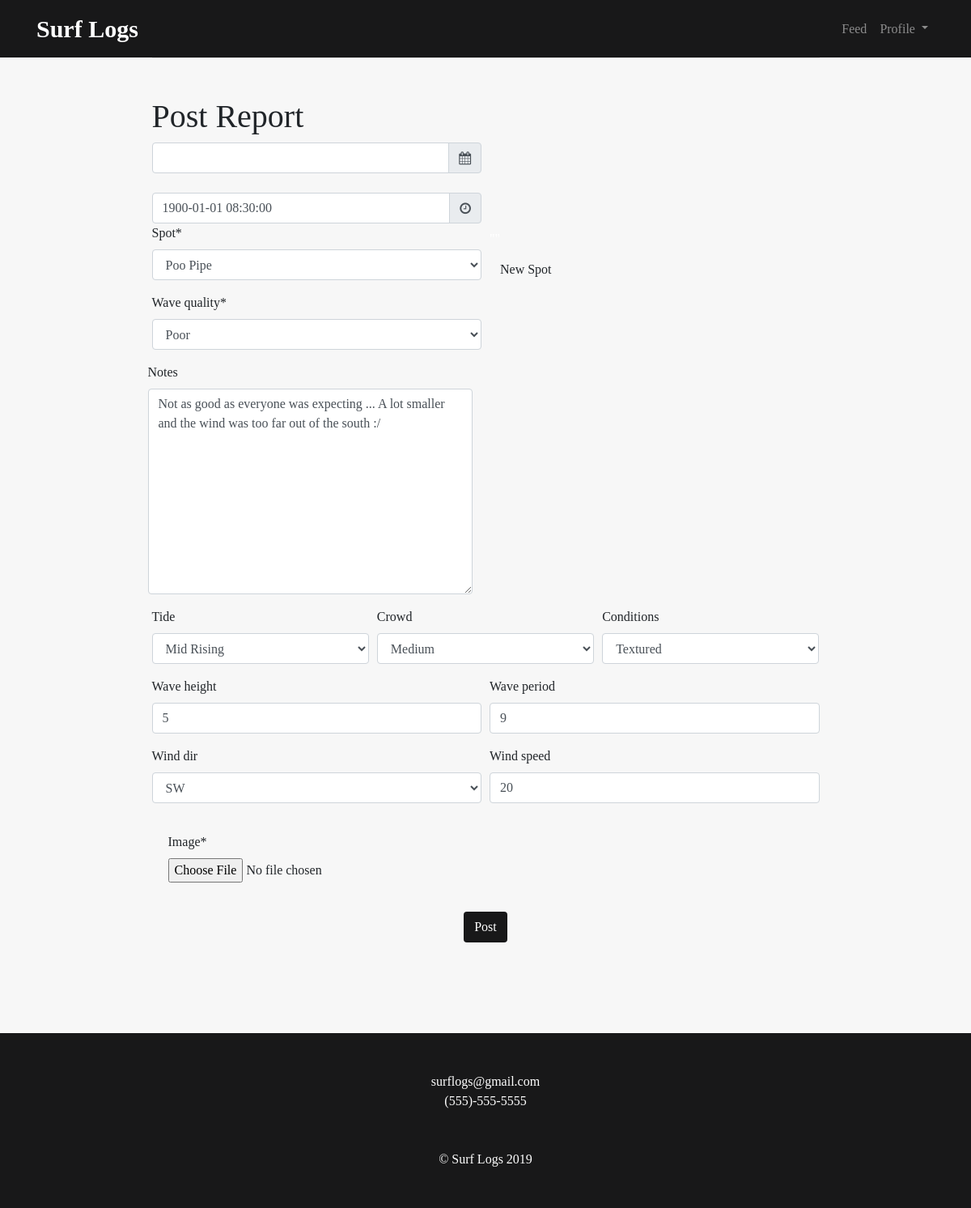
Screenshot of /edit_report/1 (signed in) with the database file from the repository.
### logs/models.py (models this page shows, shortened)
class Report(models.Model):
    report_id =    models.AutoField(primary_key=True)
    date =         models.DateTimeField('date',default=timezone.now)
    time =         models.TimeField('time',default=timezone.now)
    spot =         models.ForeignKey(Spot, on_delete=models.CASCADE)
    user =         models.ForeignKey(User, on_delete=models.CASCADE)
    wave_data =    models.ForeignKey(Wave_Data, on_delete=models.CASCADE)
    notes =        models.TextField(max_length=500, blank=True)
    wave_quality = models.CharField(max_length=200)

class Wave_Data(models.Model):
    wave_data_id =  models.AutoField(primary_key=True)
    date =          models.DateField('date', default=timezone.now)
    time =          models.TimeField('time', default=timezone.now)
    spot =          models.ForeignKey(Spot, on_delete=models.CASCADE, default=1)
    tide =          models.CharField(max_length=200)
    crowd =         models.CharField(max_length=200)
    wind_dir =      models.CharField(max_length=200)
    wave_height =   models.IntegerField(default=0)
    wave_period =   models.CharField(max_length=200)
    wind_speed =    models.CharField(max_length=200)
    conditions =    models.CharField(max_length=200)

### logs/views.py (the view)
# urls.py: path('edit_report/<int:report_id>', views.edit_report, name='edit_report'),
def edit_report(request, report_id):
    report = get_object_or_404(Report, pk=report_id)
    errors = ''
    if request.user and request.user.username != '':
        user = request.user
    else:
        return redirect('logs:signin')
    if user:
        if request.method == 'POST':
            report_post_form = ReportForm(request.POST, instance=report)
            wave_data_form = WaveDataForm(request.POST, instance=report.wave_data)
            new_spot_form = NewSpotForm(request.POST)
            image_form = ImageUploadForm(request.POST, request.FILES)
            if report_post_form.is_valid() and wave_data_form.is_valid() and image_form.is_valid():
                report = report_post_form.save(commit=False)
                wave_data = wave_data_form.save(commit=False)
                photo = image_form.save()
                wave_data.spot = report.spot
                wave_data.date = report.date
                wave_data.time = report.time
                report.user = user
                wave_data.save()
                report.wave_data = wave_data
                report.save()
                photo.referencing_id = report.report_id
                photo.save()
                return redirect('logs:report', report.report_id)
            else:
                errors = [
                        report_post_form.errors,
                        wave_data_form.errors,
                        image_form.errors
                ]
        else:
            report_post_form = ReportForm(instance=report)
            wave_data_form = WaveDataForm(instance=report.wave_data)
            new_spot_form = NewSpotForm()
            image_form = ImageUploadForm()
    else:
        return redirect('logs:signin')
    context = {
        'user':user,
        'type':"Edit",
        'report_post_form':report_post_form,
        'wave_data_form':wave_data_form,
        'new_spot_form':new_spot_form,
        'image_form':image_form,
        'errors':errors
    }
    return render(request, 'logs/post_report.html', context)

### logs/forms.py
class ReportForm(ModelForm):
    wave_quality = forms.ChoiceField(choices=WAVE_QUALITY)
    class Meta:
        model = Report
        fields = (
            'date',
            'time',
            'spot',
            'wave_quality',
            'notes'
        )
        widgets = {
            'date': forms.DateTimeInput(
                attrs={
                    'class': 'form-control datetimepicker-input',
                    'data-target': '#datetimepicker2'
                    }
            ),
            'time': forms.DateTimeInput(
                attrs={
                    'class': 'form-control datetimepicker-input',
                    'data-target': '#datetimepicker3'
                    }
            )
        }

class WaveDataForm(ModelForm):
    tide =          forms.ChoiceField(choices=TIDES,required=False)
    crowd =         forms.ChoiceField(choices=CROWDS,required=False)
    wind_dir =      forms.ChoiceField(choices=DIRECTIONS,required=False)
    wave_height =   forms.IntegerField(required=False)
    wave_period =   forms.CharField(required=False)
    wind_speed =    forms.CharField(required=False)
    conditions =    forms.ChoiceField(choices=CONDITIONS,required=False)
    class Meta:
        model = Wave_Data
        fields = (
            'tide',
            'crowd',
            'wind_dir',
            'wave_height',
            'wave_period',
            'wind_speed',
            'conditions',
            'spot'
        )

### logs/models.py (called while the page is built)
    def __str__(self):
        return self.name

### logs/templates/logs/post_report.html (shortened to what this page needs)
{% extends 'base.html' %}
{% load static %}
{% load crispy_forms_tags %}
{% block content %}
<h1 class="mt-2">Post Report</h1>
<form method="post">
    <div class="form-row">
        <div class="input-group date col-md-6 mb-0" id="datetimepicker2" data-target-input="nearest">
            {{ report_post_form.date }}
            <div class="input-group-append" data-target="#datetimepicker2" data-toggle="datetimepicker">
                <div class="input-group-text"><i class="fa fa-calendar"></i></div>
            </div>
        </div>
        <div class="form-group col-md-6 mb-0">
        </div>
    </div>
    <br>
    <div class="form-row">
        <div class="input-group date col-md-6 mb-0" id="datetimepicker3" data-target-input="nearest">
            {{ report_post_form.time }}
            <div class="input-group-append" data-target="#datetimepicker3" data-toggle="datetimepicker">
                <div class="input-group-text"><i class="fa fa-clock-o"></i></div>
            </div>
        </div>
        <div class="form-group col-md-6 mb-0">
        </div>
    </div>
    <div class="form-row">
        <div class="form-group col-md-6 mb-0">
            {{ report_post_form.spot|as_crispy_field }}
        </div>
        <div class="form-group col-md-6 mb-0">
            <p class="col-form-label text-white">""</p>
            <a href="{% url 'logs:new_spot' %}" class="btn" target="_blank"> New Spot </a>
        </div>
    </div>
    <div class="form-row">
        <div class="form-group col-md-6 mb-0">
            {{ report_post_form.wave_quality|as_crispy_field }}
        </div>
        <div class="form-group col-md-6 mb-0">
        </div>
    </div>
    <div class="form-row">
        {{ report_post_form.notes|as_crispy_field }}
    </div>
    <div class="form-row">
        <div class="form-group col-md-4 mb-0">
            {{ wave_data_form.tide|as_crispy_field }}
        </div>
        <div class="form-group col-md-4 mb-0">
            {{ wave_data_form.crowd|as_crispy_field }}
        </div>
        <div class="form-group col-md-4 mb-0">
            {{ wave_data_form.conditions|as_crispy_field }}
        </div>
    </div>
    <div class="form-row">
        <div class="form-group col-md-6 mb-0">
            {{ wave_data_form.wave_height|as_crispy_field }}
        </div>
        <div class="form-group col-md-6 mb-0">
            {{ wave_data_form.wave_period|as_crispy_field }}
        </div>
    </div>
    <div class="form-row">
        <div class="form-group col-md-6 mb-0">
            {{ wave_data_form.wind_dir|as_crispy_field }}
        </div>
        <div class="form-group col-md-6 mb-0">
            {{ wave_data_form.wind_speed|as_crispy_field }}
        </div>
    </div>
    <div class="card-body">
        {{ image_form|crispy }}
    </div>
<div class="center">
    <button type="submit" class="btn text-white nav-color">Post</button>
</div>
</form>
{% endblock %}

### logs/static/logs/surfLogs.css (style rules this page uses)
.nav-color { background-color: #181819; }
.center { display: flex; justify-content: center; }

### rows the page displays
Report: time "1900-01-01 08:30:00", spot "Poo Pipe", wave_quality "Poor", notes "Not as good as everyone was expecting ... A lot smaller and the wind was too far out of the south :/"
Wave_Data: tide "Mid Rising", crowd "Medium", conditions "Textured", wave_height "5", wave_period "9", wind_dir "SW", wind_speed "20"
